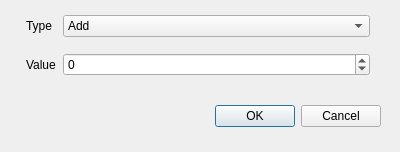
<?xml version="1.0" encoding="UTF-8"?>
<ui version="4.0">
 <class>imageOpsDialog</class>
 <widget class="QDialog" name="imageOpsDialog">
  <property name="geometry">
   <rect>
    <x>0</x>
    <y>0</y>
    <width>400</width>
    <height>152</height>
   </rect>
  </property>
  <property name="windowTitle">
   <string>Image Opertations Select</string>
  </property>
  <property name="modal">
   <bool>true</bool>
  </property>
  <widget class="QDialogButtonBox" name="buttonBox">
   <property name="geometry">
    <rect>
     <x>40</x>
     <y>100</y>
     <width>341</width>
     <height>32</height>
    </rect>
   </property>
   <property name="orientation">
    <enum>Qt::Horizontal</enum>
   </property>
   <property name="standardButtons">
    <set>QDialogButtonBox::Cancel|QDialogButtonBox::Ok</set>
   </property>
  </widget>
  <widget class="QWidget" name="formLayoutWidget">
   <property name="geometry">
    <rect>
     <x>20</x>
     <y>10</y>
     <width>361</width>
     <height>81</height>
    </rect>
   </property>
   <layout class="QFormLayout" name="formLayout">
    <property name="horizontalSpacing">
     <number>7</number>
    </property>
    <property name="verticalSpacing">
     <number>16</number>
    </property>
    <property name="leftMargin">
     <number>6</number>
    </property>
    <property name="topMargin">
     <number>5</number>
    </property>
    <property name="rightMargin">
     <number>11</number>
    </property>
    <item row="0" column="0">
     <widget class="QLabel" name="label">
      <property name="text">
       <string>Type</string>
      </property>
     </widget>
    </item>
    <item row="1" column="0">
     <widget class="QLabel" name="label_2">
      <property name="text">
       <string>Value</string>
      </property>
     </widget>
    </item>
    <item row="1" column="1">
     <widget class="QSpinBox" name="valueSpinBox">
      <property name="minimum">
       <number>-255</number>
      </property>
      <property name="maximum">
       <number>255</number>
      </property>
     </widget>
    </item>
    <item row="0" column="1">
     <widget class="QComboBox" name="comboBox">
      <item>
       <property name="text">
        <string>Add</string>
       </property>
      </item>
      <item>
       <property name="text">
        <string>Subtract</string>
       </property>
      </item>
      <item>
       <property name="text">
        <string>Multiply</string>
       </property>
      </item>
      <item>
       <property name="text">
        <string>Divide</string>
       </property>
      </item>
      <item>
       <property name="text">
        <string>Brighten</string>
       </property>
      </item>
      <item>
       <property name="text">
        <string>Darken</string>
       </property>
      </item>
     </widget>
    </item>
   </layout>
  </widget>
 </widget>
 <resources/>
 <connections>
  <connection>
   <sender>buttonBox</sender>
   <signal>accepted()</signal>
   <receiver>imageOpsDialog</receiver>
   <slot>accept()</slot>
   <hints>
    <hint type="sourcelabel">
     <x>248</x>
     <y>254</y>
    </hint>
    <hint type="destinationlabel">
     <x>157</x>
     <y>274</y>
    </hint>
   </hints>
  </connection>
  <connection>
   <sender>buttonBox</sender>
   <signal>rejected()</signal>
   <receiver>imageOpsDialog</receiver>
   <slot>reject()</slot>
   <hints>
    <hint type="sourcelabel">
     <x>316</x>
     <y>260</y>
    </hint>
    <hint type="destinationlabel">
     <x>286</x>
     <y>274</y>
    </hint>
   </hints>
  </connection>
 </connections>
</ui>
